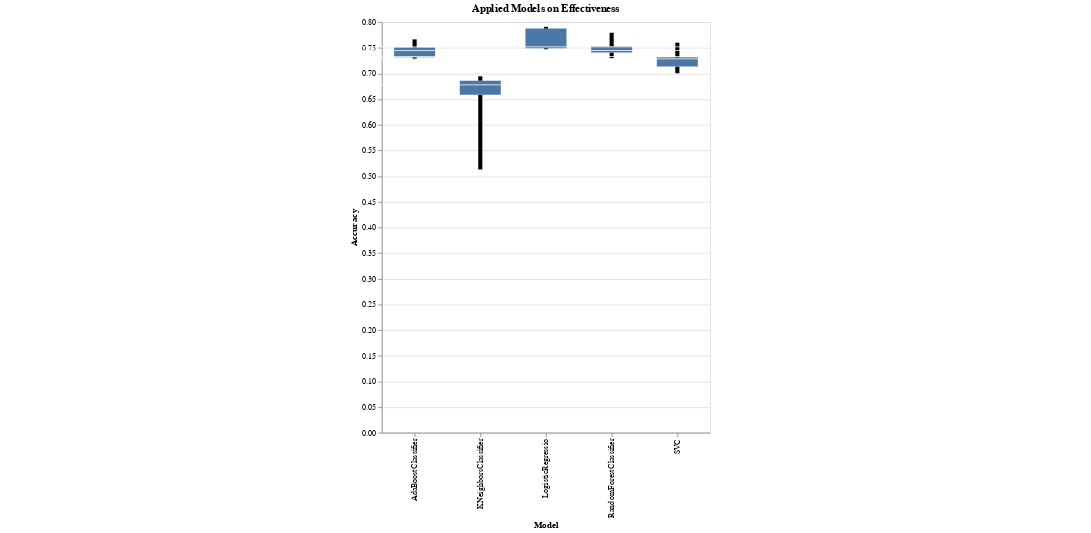

The notebook cell this image was saved under:
### Markdown cell above
# Visualization for 
#### 1.SideEffects
#### 2.Effectiveness
#### 3.Rating
#### 4.Drug.com:Rating
#### 4.Drug_Lib on Drug.com: Side-Effects
#### 5.Drug_Lib on Drug.com: Overall-Rating

### Code cell
whiskers('Effectiveness')

### Figure 1 — Vega-Lite specification as saved in the notebook (floating-point values rounded to 4 significant figures)
{"$schema": "https://vega.github.io/schema/vega-lite/v2.6.0.json", "config": {"view": {"height": 300, "width": 400}}, "datasets": {"data-86efbe0d774851b640c1308ab0899cb2": [{"Model": "LogisticRegressio", "Objects": "Effectiveness", "results": 0.7492}, {"Model": "LogisticRegressio", "Objects": "Effectiveness", "results": 0.791}, {"Model": "LogisticRegressio", "Objects": "Effectiveness", "results": 0.7874}, {"Model": "LogisticRegressio", "Objects": "Effectiveness", "results": 0.7472}, {"Model": "LogisticRegressio", "Objects": "Effectiveness", "results": 0.752}, {"Model": "KNeighborsClassifier", "Objects": "Effectiveness", "results": 0.5129}, {"Model": "KNeighborsClassifier", "Objects": "Effectiveness", "results": 0.6945}, {"Model": "KNeighborsClassifier", "Objects": "Effectiveness", "results": 0.686}, {"Model": "KNeighborsClassifier", "Objects": "Effectiveness", "results": 0.6779}, {"Model": "KNeighborsClassifier", "Objects": "Effectiveness", "results": 0.6586}, {"Model": "SVC", "Objects": "Effectiveness", "results": 0.7283}, {"Model": "SVC", "Objects": "Effectiveness", "results": 0.7315}, {"Model": "SVC", "Objects": "Effectiveness", "results": 0.7601}, {"Model": "SVC", "Objects": "Effectiveness", "results": 0.7134}, {"Model": "SVC", "Objects": "Effectiveness", "results": 0.7005}, {"Model": "RandomForestClassifier", "Objects": "Effectiveness", "results": 0.7444}, {"Model": "RandomForestClassifier", "Objects": "Effectiveness", "results": 0.7524}, {"Model": "RandomForestClassifier", "Objects": "Effectiveness", "results": 0.7794}, {"Model": "RandomForestClassifier", "Objects": "Effectiveness", "results": 0.7407}, {"Model": "RandomForestClassifier", "Objects": "Effectiveness", "results": 0.7295}, {"Model": "AdaBoostClassifier", "Objects": "Effectiveness", "results": 0.7315}, {"Model": "AdaBoostClassifier", "Objects": "Effectiveness", "results": 0.7508}, {"Model": "AdaBoostClassifier", "Objects": "Effectiveness", "results": 0.7665}, {"Model": "AdaBoostClassifier", "Objects": "Effectiveness", "results": 0.7327}, {"Model": "AdaBoostClassifier", "Objects": "Effectiveness", "results": 0.7279}]}, "height": 500, "layer": [{"data": {"name": "data-86efbe0d774851b640c1308ab0899cb2"}, "encoding": {"x": {"field": "Model", "type": "ordinal"}, "y": {"aggregate": "min", "field": "results", "title": "Accuracy", "type": "quantitative"}, "y2": {"aggregate": "q1", "field": "results", "type": "quantitative"}}, "mark": {"size": 5, "type": "rule"}, "selection": {"selector001": {"bind": "scales", "encodings": ["x", "y"], "mark": {"fill": "#333", "fillOpacity": 0.125, "stroke": "white"}, "on": "[mousedown, window:mouseup] > window:mousemove!", "resolve": "global", "translate": "[mousedown, window:mouseup] > window:mousemove!", "type": "interval", "zoom": "wheel!"}}}, {"data": {"name": "data-86efbe0d774851b640c1308ab0899cb2"}, "encoding": {"x": {"field": "Model", "type": "ordinal"}, "y": {"aggregate": "q1", "field": "results", "type": "quantitative"}, "y2": {"aggregate": "q3", "field": "results", "type": "quantitative"}}, "mark": {"size": 50, "type": "bar"}}, {"data": {"name": "data-86efbe0d774851b640c1308ab0899cb2"}, "encoding": {"x": {"field": "Model", "type": "ordinal"}, "y": {"aggregate": "max", "field": "results", "type": "quantitative"}, "y2": {"aggregate": "q3", "field": "results", "type": "quantitative"}}, "mark": {"size": 5, "type": "rule"}}, {"data": {"name": "data-86efbe0d774851b640c1308ab0899cb2"}, "encoding": {"x": {"field": "Model", "type": "ordinal"}, "y": {"aggregate": "median", "field": "results", "type": "quantitative"}}, "mark": {"color": "white", "size": 1000, "type": "tick"}}], "title": "Applied Models on Effectiveness", "width": 400}
